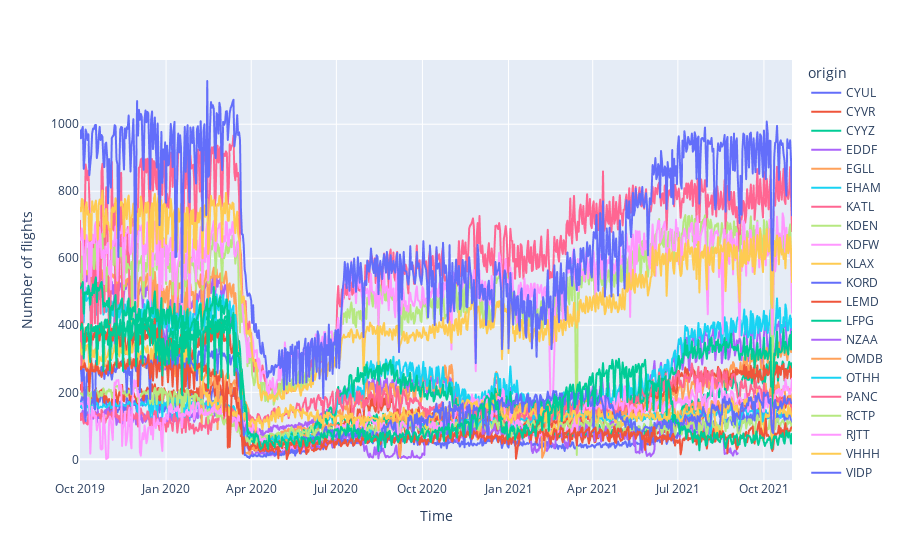

Write notebook code for a chart like this one.
### Code cell
fig = px.line(fd_group , x="day", y="callsign", color="origin")
fig.update_xaxes(title={'text': 'Time'})
fig.update_yaxes(title={'text': 'Number of flights'})
fig.show()

### Figure 1 — Plotly figure (JSON) as saved in the notebook; plotly's stock layout.template omitted (floating-point values rounded to 4 significant figures; data arrays with more than 128 entries replaced by an {"elided": "..."} marker saying what was removed)
{"data": [{"hovertemplate": "origin=CYUL<br>day=%{x}<br>callsign=%{y}<extra></extra>", "legendgroup": "CYUL", "line": {"color": "#636efa", "dash": "solid"}, "marker": {"symbol": "circle"}, "mode": "lines", "name": "CYUL", "showlegend": true, "type": "scattergl", "x": {"elided": "757 str values"}, "xaxis": "x", "y": {"elided": "757 int values"}, "yaxis": "y"}, {"hovertemplate": "origin=CYVR<br>day=%{x}<br>callsign=%{y}<extra></extra>", "legendgroup": "CYVR", "line": {"color": "#EF553B", "dash": "solid"}, "marker": {"symbol": "circle"}, "mode": "lines", "name": "CYVR", "showlegend": true, "type": "scattergl", "x": {"elided": "757 str values"}, "xaxis": "x", "y": {"elided": "757 int values"}, "yaxis": "y"}, {"hovertemplate": "origin=CYYZ<br>day=%{x}<br>callsign=%{y}<extra></extra>", "legendgroup": "CYYZ", "line": {"color": "#00cc96", "dash": "solid"}, "marker": {"symbol": "circle"}, "mode": "lines", "name": "CYYZ", "showlegend": true, "type": "scattergl", "x": {"elided": "757 str values"}, "xaxis": "x", "y": {"elided": "757 int values"}, "yaxis": "y"}, {"hovertemplate": "origin=EDDF<br>day=%{x}<br>callsign=%{y}<extra></extra>", "legendgroup": "EDDF", "line": {"color": "#ab63fa", "dash": "solid"}, "marker": {"symbol": "circle"}, "mode": "lines", "name": "EDDF", "showlegend": true, "type": "scattergl", "x": {"elided": "757 str values"}, "xaxis": "x", "y": {"elided": "757 int values"}, "yaxis": "y"}, {"hovertemplate": "origin=EGLL<br>day=%{x}<br>callsign=%{y}<extra></extra>", "legendgroup": "EGLL", "line": {"color": "#FFA15A", "dash": "solid"}, "marker": {"symbol": "circle"}, "mode": "lines", "name": "EGLL", "showlegend": true, "type": "scattergl", "x": {"elided": "757 str values"}, "xaxis": "x", "y": {"elided": "757 int values"}, "yaxis": "y"}, {"hovertemplate": "origin=EHAM<br>day=%{x}<br>callsign=%{y}<extra></extra>", "legendgroup": "EHAM", "line": {"color": "#19d3f3", "dash": "solid"}, "marker": {"symbol": "circle"}, "mode": "lines", "name": "EHAM", "showlegend": true, "type": "scattergl", "x": {"elided": "757 str values"}, "xaxis": "x", "y": {"elided": "757 int values"}, "yaxis": "y"}, {"hovertemplate": "origin=KATL<br>day=%{x}<br>callsign=%{y}<extra></extra>", "legendgroup": "KATL", "line": {"color": "#FF6692", "dash": "solid"}, "marker": {"symbol": "circle"}, "mode": "lines", "name": "KATL", "showlegend": true, "type": "scattergl", "x": {"elided": "757 str values"}, "xaxis": "x", "y": {"elided": "757 int values"}, "yaxis": "y"}, {"hovertemplate": "origin=KDEN<br>day=%{x}<br>callsign=%{y}<extra></extra>", "legendgroup": "KDEN", "line": {"color": "#B6E880", "dash": "solid"}, "marker": {"symbol": "circle"}, "mode": "lines", "name": "KDEN", "showlegend": true, "type": "scattergl", "x": {"elided": "757 str values"}, "xaxis": "x", "y": {"elided": "757 int values"}, "yaxis": "y"}, {"hovertemplate": "origin=KDFW<br>day=%{x}<br>callsign=%{y}<extra></extra>", "legendgroup": "KDFW", "line": {"color": "#FF97FF", "dash": "solid"}, "marker": {"symbol": "circle"}, "mode": "lines", "name": "KDFW", "showlegend": true, "type": "scattergl", "x": {"elided": "757 str values"}, "xaxis": "x", "y": {"elided": "757 int values"}, "yaxis": "y"}, {"hovertemplate": "origin=KLAX<br>day=%{x}<br>callsign=%{y}<extra></extra>", "legendgroup": "KLAX", "line": {"color": "#FECB52", "dash": "solid"}, "marker": {"symbol": "circle"}, "mode": "lines", "name": "KLAX", "showlegend": true, "type": "scattergl", "x": {"elided": "757 str values"}, "xaxis": "x", "y": {"elided": "757 int values"}, "yaxis": "y"}, {"hovertemplate": "origin=KORD<br>day=%{x}<br>callsign=%{y}<extra></extra>", "legendgroup": "KORD", "line": {"color": "#636efa", "dash": "solid"}, "marker": {"symbol": "circle"}, "mode": "lines", "name": "KORD", "showlegend": true, "type": "scattergl", "x": {"elided": "757 str values"}, "xaxis": "x", "y": {"elided": "757 int values"}, "yaxis": "y"}, {"hovertemplate": "origin=LEMD<br>day=%{x}<br>callsign=%{y}<extra></extra>", "legendgroup": "LEMD", "line": {"color": "#EF553B", "dash": "solid"}, "marker": {"symbol": "circle"}, "mode": "lines", "name": "LEMD", "showlegend": true, "type": "scattergl", "x": {"elided": "756 str values"}, "xaxis": "x", "y": {"elided": "756 int values"}, "yaxis": "y"}, {"hovertemplate": "origin=LFPG<br>day=%{x}<br>callsign=%{y}<extra></extra>", "legendgroup": "LFPG", "line": {"color": "#00cc96", "dash": "solid"}, "marker": {"symbol": "circle"}, "mode": "lines", "name": "LFPG", "showlegend": true, "type": "scattergl", "x": {"elided": "757 str values"}, "xaxis": "x", "y": {"elided": "757 int values"}, "yaxis": "y"}, {"hovertemplate": "origin=NZAA<br>day=%{x}<br>callsign=%{y}<extra></extra>", "legendgroup": "NZAA", "line": {"color": "#ab63fa", "dash": "solid"}, "marker": {"symbol": "circle"}, "mode": "lines", "name": "NZAA", "showlegend": true, "type": "scattergl", "x": {"elided": "701 str values"}, "xaxis": "x", "y": {"elided": "701 int values"}, "yaxis": "y"}, {"hovertemplate": "origin=OMDB<br>day=%{x}<br>callsign=%{y}<extra></extra>", "legendgroup": "OMDB", "line": {"color": "#FFA15A", "dash": "solid"}, "marker": {"symbol": "circle"}, "mode": "lines", "name": "OMDB", "showlegend": true, "type": "scattergl", "x": {"elided": "756 str values"}, "xaxis": "x", "y": {"elided": "756 int values"}, "yaxis": "y"}, {"hovertemplate": "origin=OTHH<br>day=%{x}<br>callsign=%{y}<extra></extra>", "legendgroup": "OTHH", "line": {"color": "#19d3f3", "dash": "solid"}, "marker": {"symbol": "circle"}, "mode": "lines", "name": "OTHH", "showlegend": true, "type": "scattergl", "x": {"elided": "757 str values"}, "xaxis": "x", "y": {"elided": "757 int values"}, "yaxis": "y"}, {"hovertemplate": "origin=PANC<br>day=%{x}<br>callsign=%{y}<extra></extra>", "legendgroup": "PANC", "line": {"color": "#FF6692", "dash": "solid"}, "marker": {"symbol": "circle"}, "mode": "lines", "name": "PANC", "showlegend": true, "type": "scattergl", "x": {"elided": "757 str values"}, "xaxis": "x", "y": {"elided": "757 int values"}, "yaxis": "y"}, {"hovertemplate": "origin=RCTP<br>day=%{x}<br>callsign=%{y}<extra></extra>", "legendgroup": "RCTP", "line": {"color": "#B6E880", "dash": "solid"}, "marker": {"symbol": "circle"}, "mode": "lines", "name": "RCTP", "showlegend": true, "type": "scattergl", "x": {"elided": "757 str values"}, "xaxis": "x", "y": {"elided": "757 int values"}, "yaxis": "y"}, {"hovertemplate": "origin=RJTT<br>day=%{x}<br>callsign=%{y}<extra></extra>", "legendgroup": "RJTT", "line": {"color": "#FF97FF", "dash": "solid"}, "marker": {"symbol": "circle"}, "mode": "lines", "name": "RJTT", "showlegend": true, "type": "scattergl", "x": {"elided": "757 str values"}, "xaxis": "x", "y": {"elided": "757 int values"}, "yaxis": "y"}, {"hovertemplate": "origin=VHHH<br>day=%{x}<br>callsign=%{y}<extra></extra>", "legendgroup": "VHHH", "line": {"color": "#FECB52", "dash": "solid"}, "marker": {"symbol": "circle"}, "mode": "lines", "name": "VHHH", "showlegend": true, "type": "scattergl", "x": {"elided": "757 str values"}, "xaxis": "x", "y": {"elided": "757 int values"}, "yaxis": "y"}, {"hovertemplate": "origin=VIDP<br>day=%{x}<br>callsign=%{y}<extra></extra>", "legendgroup": "VIDP", "line": {"color": "#636efa", "dash": "solid"}, "marker": {"symbol": "circle"}, "mode": "lines", "name": "VIDP", "showlegend": true, "type": "scattergl", "x": {"elided": "745 str values"}, "xaxis": "x", "y": {"elided": "745 int values"}, "yaxis": "y"}, {"hovertemplate": "origin=WSSS<br>day=%{x}<br>callsign=%{y}<extra></extra>", "legendgroup": "WSSS", "line": {"color": "#EF553B", "dash": "solid"}, "marker": {"symbol": "circle"}, "mode": "lines", "name": "WSSS", "showlegend": true, "type": "scattergl", "x": {"elided": "756 str values"}, "xaxis": "x", "y": {"elided": "756 int values"}, "yaxis": "y"}, {"hovertemplate": "origin=YSSY<br>day=%{x}<br>callsign=%{y}<extra></extra>", "legendgroup": "YSSY", "line": {"color": "#00cc96", "dash": "solid"}, "marker": {"symbol": "circle"}, "mode": "lines", "name": "YSSY", "showlegend": true, "type": "scattergl", "x": {"elided": "757 str values"}, "xaxis": "x", "y": {"elided": "757 int values"}, "yaxis": "y"}], "layout": {"legend": {"title": {"text": "origin"}, "tracegroupgap": 0}, "margin": {"t": 60}, "xaxis": {"anchor": "y", "domain": [0, 1], "title": {"text": "Time"}}, "yaxis": {"anchor": "x", "domain": [0, 1], "title": {"text": "Number of flights"}}}}
